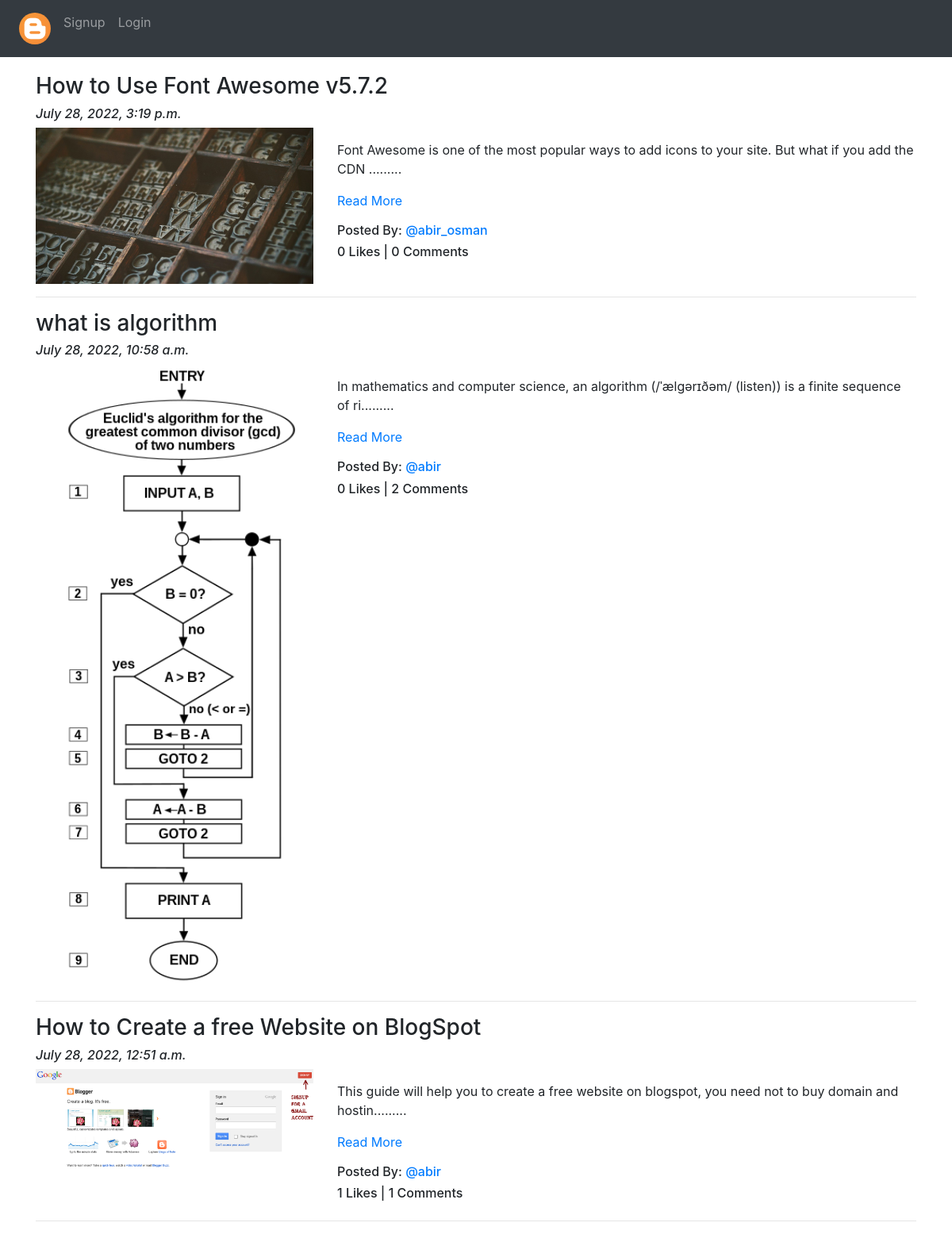
Screenshot of /blog/ with the database file from the repository.
### app_blog/models.py (models this page shows, shortened)
class Blog(models.Model):
    author = models.ForeignKey(User, on_delete=models.CASCADE,related_name='post_author')
    blog_title = models.CharField(max_length=264,verbose_name="Put a Title")
    slug = models.SlugField(max_length=264,unique=True)
    blog_content = models.TextField(verbose_name="What is on your mind?")
    blog_image = models.ImageField(upload_to='blog_images',verbose_name="Image")
    publish_date = models.DateTimeField(auto_now_add=True)
    update_date = models.DateTimeField(auto_now=True)
    class Meta:
        ordering = ('-publish_date',)

### app_blog/views.py (the view)
# urls.py: path('',views.BlogList.as_view(),name='blog_list'),
class BlogList(ListView):
    context_object_name = 'blogs'
    model = Blog
    template_name = 'app_blog/blog_list.html'

### app_blog/templatetags/custom_filters.py (called while the page is built)
def range_filter(value):
    return value[0:100] + "........."

### templates/app_blog/blog_list.html (shortened to what this page needs)
{% extends 'base.html' %}
{% load custom_filters %}
{% block body_block %}
{% for blog in blogs %}
<h3>{{blog.blog_title}}</h3>
<h6><i>{{blog.publish_date}}</i></h6>
<div class="row">
    <div class="col-sm-4">
        <img src="/media/{{blog.blog_image}}" alt="{{blog.blog_title}}" title="{{blog.blog_title}}" width="100%">
    </div>
    <div class="col-sm-8">
        <p>{{blog.blog_content|range_filter|linebreaks}} <a href="{% url 'app_blog:blog_details' slug=blog.slug %}">Read More</a></p>
        <h6>Posted By: <a href="#">@{{blog.author}}</a></h6>
        <h6>{{blog.liked_blog.count}} Likes | {{blog.blog_comment.count}} Comments</h6>
    </div>
</div>
<hr>
{% endfor %}
{% endblock %}

### templates/base.html (shortened to what this page needs)
<!DOCTYPE html>
<html lang="en" dir="lrt">
    <head>
        <link rel="stylesheet" href="https://stackpath.bootstrapcdn.com/bootstrap/4.3.1/css/bootstrap.min.css">
        <link rel="stylesheet" href="https://use.fontawesome.com/releases/v5.12.1/css/all.css">
    </head>
    <body>
        <nav class="navbar navbar-expand-sm bg-dark navbar-dark">
            <ul class="navbar-nav">
                <li class="nav-item active">
                    <a class="nav-link" href="{% url 'index' %}"><img src="/media/blog.png" class="rounded-circle" width="40px"></a>
                </li>
                {% if user.is_authenticated %}
                <div class="nav-item dropdown">
                    <a class="nav-link dropdown-toggle" href="#" id="navbardrop" data-toggle="dropdown">
                        @{{user.username}}
                    </a>
                    <div class="dropdown-menu">
                        <a class="dropdown-item" href="{% url 'app_blog:create_blog' %}">Write Blog</a>
                        <a class="dropdown-item" href="{% url 'app_login:profile' %}">Your Profile</a>
                        <a class="dropdown-item" href="{% url 'app_blog:my_blogs' %}">My Blogs</a>
                        <hr>
                        <a class="dropdown-item" href="{% url 'app_login:logout' %}">Logout</a>
                    </div>
                </div>
                {% else %}
                <li class="nav-item">
                    <a class="nav-link" href="{% url 'app_login:signup' %}">Signup</a>
                </li>
                <li class="nav-item">
                    <a class="nav-link" href="{% url 'app_login:login' %}">Login</a>
                </li>
                {% endif %}
            </ul>
        </nav>
        <div class="container" style="padding-top:20px">
           {% block body_block %}
           {% endblock %}
        </div>
    </body>
</html>

### rows the page displays
Blog: blog_title "How to Use Font Awesome v5.7.2", publish_date "July 28, 2022, 3:19 p.m.", blog_image (picture), blog_content|range_filter "Font Awesome is one of the most popular ways to add icons to your site. But what if you add the CDN .........", author "abir_osman", liked_blog.count "0", blog_comment.count "0"
Blog: blog_title "what is algorithm", publish_date "July 28, 2022, 10:58 a.m.", blog_image (picture), blog_content|range_filter "In mathematics and computer science, an algorithm (/ˈælɡərɪðəm/ (listen)) is a finite sequence of ri.........", author "abir", liked_blog.count "0", blog_comment.count "2"
Blog: blog_title "How to Create a free Website on BlogSpot", publish_date "July 28, 2022, 12:51 a.m.", blog_image (picture), blog_content|range_filter "This guide will help you to create a free website on blogspot, you need not to buy domain and hostin.........", author "abir", liked_blog.count "1", blog_comment.count "1"
